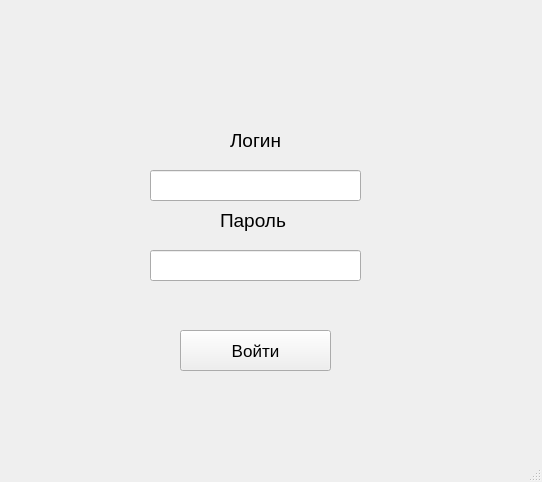
<?xml version="1.0" encoding="UTF-8"?>
<ui version="4.0">
 <class>MainWindow</class>
 <widget class="QMainWindow" name="MainWindow">
  <property name="geometry">
   <rect>
    <x>0</x>
    <y>0</y>
    <width>542</width>
    <height>482</height>
   </rect>
  </property>
  <property name="windowTitle">
   <string>MainWindow</string>
  </property>
  <widget class="QWidget" name="centralwidget">
   <widget class="QLabel" name="label">
    <property name="geometry">
     <rect>
      <x>230</x>
      <y>130</y>
      <width>61</width>
      <height>21</height>
     </rect>
    </property>
    <property name="font">
     <font>
      <pointsize>14</pointsize>
     </font>
    </property>
    <property name="text">
     <string>Логин</string>
    </property>
   </widget>
   <widget class="QLabel" name="label_2">
    <property name="geometry">
     <rect>
      <x>220</x>
      <y>210</y>
      <width>71</width>
      <height>21</height>
     </rect>
    </property>
    <property name="font">
     <font>
      <pointsize>14</pointsize>
     </font>
    </property>
    <property name="text">
     <string>Пароль</string>
    </property>
   </widget>
   <widget class="QLineEdit" name="loginEdit">
    <property name="geometry">
     <rect>
      <x>150</x>
      <y>170</y>
      <width>211</width>
      <height>31</height>
     </rect>
    </property>
   </widget>
   <widget class="QLineEdit" name="passwordEdit">
    <property name="geometry">
     <rect>
      <x>150</x>
      <y>250</y>
      <width>211</width>
      <height>31</height>
     </rect>
    </property>
   </widget>
   <widget class="QPushButton" name="pushButton">
    <property name="geometry">
     <rect>
      <x>180</x>
      <y>330</y>
      <width>151</width>
      <height>41</height>
     </rect>
    </property>
    <property name="font">
     <font>
      <pointsize>13</pointsize>
     </font>
    </property>
    <property name="text">
     <string>Войти</string>
    </property>
   </widget>
  </widget>
  <widget class="QMenuBar" name="menubar">
   <property name="geometry">
    <rect>
     <x>0</x>
     <y>0</y>
     <width>542</width>
     <height>22</height>
    </rect>
   </property>
  </widget>
  <widget class="QStatusBar" name="statusbar"/>
 </widget>
 <resources/>
 <connections/>
</ui>
